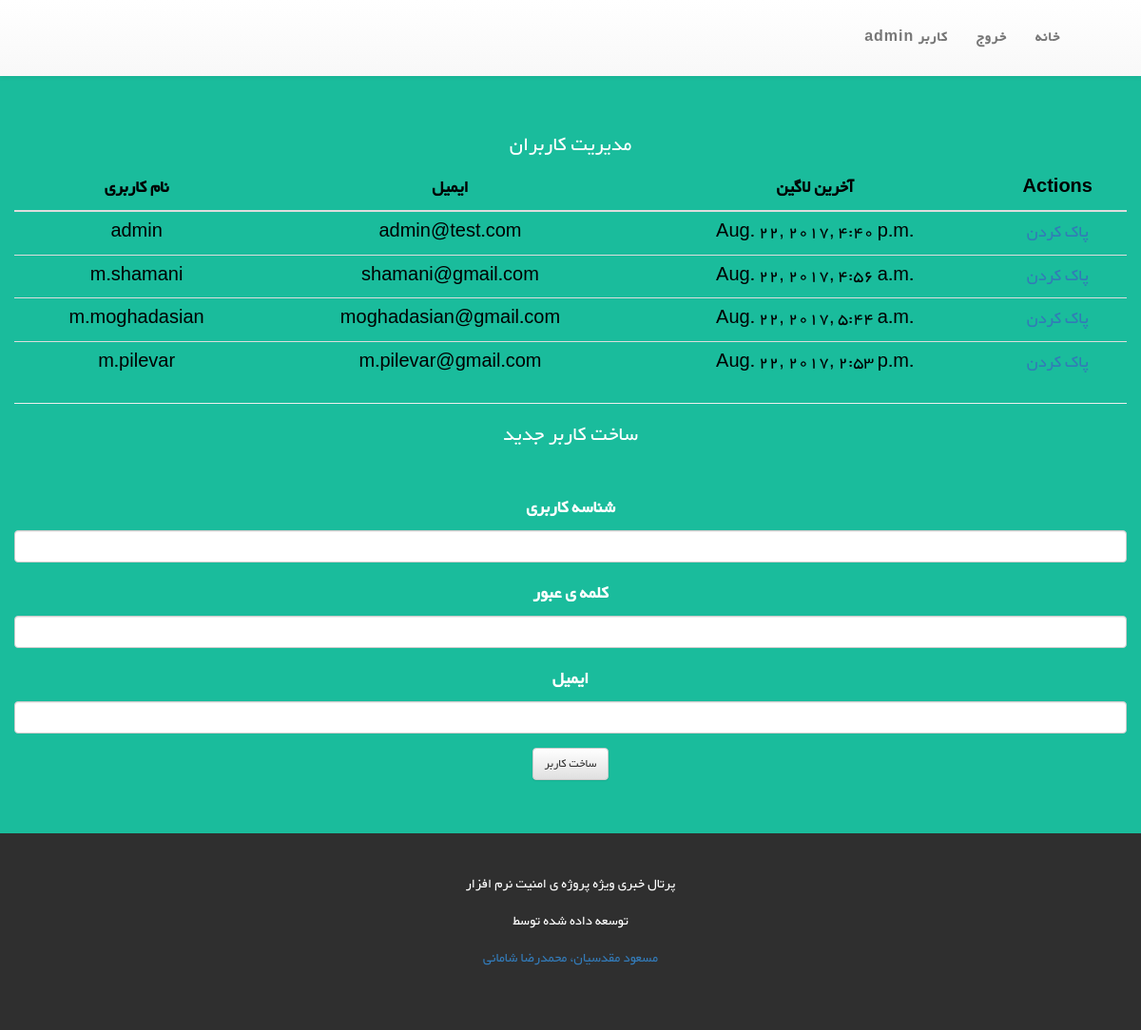
Page /UsersList/ (signed in) on the committed database.
### NEWS/models.py (models this page shows, shortened)
class Users(models.Model):
	username = models.CharField(max_length=50)
	password = models.CharField(max_length=50)
	email = models.CharField(max_length=50)
	isadmin = models.PositiveIntegerField(default=0)
	lastlogin = models.DateTimeField(default=timezone.now)

### NEWS/views.py (the view)
# urls.py: url(r'^UsersList/$', views.UsersList, name='UsersList'),
def UsersList(request):
	if request.session.has_key('username'):
		uname = request.session['username']
		IsAdmin = Users.objects.filter(username = uname).get()
		if IsAdmin.isadmin == 1:
			UserList = Users.objects.order_by('id')
			context_dict = { 'userlist' : UserList, 'username': uname}
			return render(request, 'UsersList.html', context_dict)
		else:
			context_dict = {'username': uname}
			return render(request, 'AccessDenied.html', context_dict)
	else:
		Sections = NewsSection.objects.order_by('id')
		random = randint(1, 9)
		context_dict = {'Sections': Sections, 'Random': random}
		return render(request, 'Login.html', context_dict)

### NEWS/Templates/UsersList.html (shortened to what this page needs)
{% load staticfiles %}
<!DOCTYPE html>
<html lang="en">
<head>
  <link rel="stylesheet" href="//maxcdn.bootstrapcdn.com/bootstrap/3.2.0/css/bootstrap.min.css">
  <link rel="stylesheet" href="//maxcdn.bootstrapcdn.com/bootstrap/3.2.0/css/bootstrap-theme.min.css">
  <link rel="stylesheet" href="{% static 'CSS/Style.css' %}">
</head>
<body>
<nav class="navbar navbar-default">
  <b>
  <div class="container" dir="rtl">
    <div class="collapse navbar-collapse" id="myNavbar">
      <ul class="nav navbar-nav navbar-right">
		<li><a href="/Login/">کاربر {{ username }}</a></li>
		<li><a href="/Logout/">خروج</a></li>
		<li><a href="/">خانه</a></li>
      </ul>
    </div>
  </div>
  </b>
</nav>
<div class="container-fluid bg-1 text-center">
  <h3>مدیریت کاربران</h3>
  <table class="table table-hover text-center">
    <thead>
      <tr>
        <th class="text-center">نام کاربری</th>
        <th class="text-center">ایمیل</th>
        <th class="text-center">آخرین لاگین</th>
		<th class="text-center">Actions</th>
      </tr>
    </thead>
    <tbody class="text-center">
		{% for user in userlist %}
			<tr>
			<td>{{ user.username }}</td>
			<td>{{ user.email }}</td>
			<td>{{ user.lastlogin }}</td>
			<td><a href="/UserDel/{{ user.id }}/">پاک کردن</a></td>
			</tr>
		{% endfor %}
    </tbody>
  </table>
  <hr/>
  <h3 class="margin">ساخت کاربر جدید</h3>
	  <form name="LoginForm" action="/UserAdd/" method="POST">
	  <div class="form-group">
		<label for="username">شناسه کاربری</label>
		<input type="text" class="form-control" name="username">
	  </div>
	  <div class="form-group">
		<label for="pwd">کلمه ی عبور</label>
		<input type="password" class="form-control" name="password">
	  </div>
	  <div class="form-group">
		<label for="pwd">ایمیل</label>
		<input type="email" class="form-control" name="email">
	  </div>
	  <button type="submit" class="btn btn-default">ساخت کاربر</button>
	  </form>
</div>
<footer class="container-fluid bg-4 text-center">
  <p>پرتال خبری ویژه پروژه ی امنیت نرم افزار</p>
  <p>توسعه داده شده توسط</p>
  <p><a>مسعود مقدسیان، محمدرضا شامانی</a></p>
</footer>
</body>
</html>

### NEWS/static/CSS/Style.css (style rules this page uses)
body { font: 20px Yekan, sans-serif; line-height: 1.8; color: #f5f6f7; }
p { font-size: 16px; }
.table { color: black; }
.form-control { width: 350px text-align: center; }
.margin { margin-bottom: 45px; }
.bg-1 { background-color: #1abc9c; color: #ffffff; }
.bg-4 { background-color: #2f2f2f; color: #fff; }
.container-fluid { padding-top: 40px; padding-bottom: 50px; }
.navbar { padding-top: 15px; padding-bottom: 15px; border: 0; border-radius: 0; margin-bottom: 0; font-size: 16px; letter-spacing: 1px; }

### rows in the picture
Users: username "admin", email "admin@test.com", lastlogin "Aug. 22, 2017, 4:40 p.m."
Users: username "m.shamani", email "shamani@gmail.com", lastlogin "Aug. 22, 2017, 4:56 a.m."
Users: username "m.moghadasian", email "moghadasian@gmail.com", lastlogin "Aug. 22, 2017, 5:44 a.m."
Users: username "m.pilevar", email "m.pilevar@gmail.com", lastlogin "Aug. 22, 2017, 2:53 p.m."
